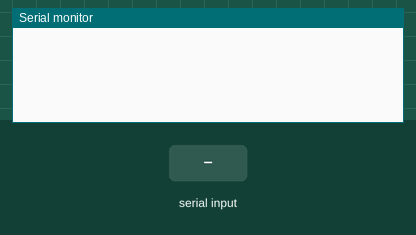
A sketch run on a simulated Arduino Uno, built with avr-gcc and run on an emulated ATmega328P. On the bench: the last lines printed to the serial monitor. The test bench sets the inputs (shaded band).

Above: at 1.2 s.
1.3 s: "1" received over Serial
At 1.8 s:
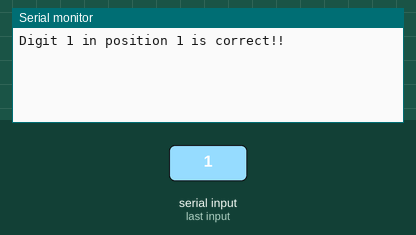
2.8 s: "0" received over Serial
At 4.0 s:
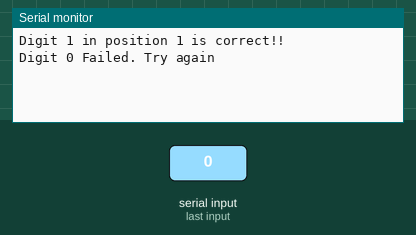
4.3 s: "2" received over Serial
At 5.3 s:
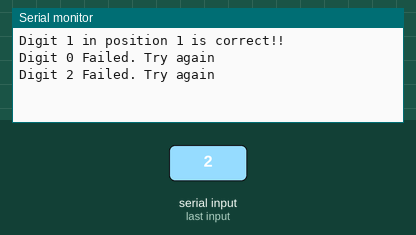

The sketch:

Serial_PassUnlock.ino
```cpp
String pass = "1984";
char str_array[4];
int counter = 0;

void setup() {
  Serial.begin(9600);
}

void loop() {
  if ( Serial.available() ){
    char digit = Serial.read();

    if ( digit  == pass[counter] ){
      counter++;
      Serial.print("Digit ");Serial.print(digit);Serial.print(" in position ");Serial.print( counter );Serial.println( " is correct!!" );
    }else{
      counter = 0;
      Serial.print("Digit ");Serial.print(digit);
      Serial.println(" Failed. Try again");
    }

    if (counter == 4 ){
      Serial.println("Pass Unlocked");
    }
  }
}
```

Measured:
- after the input at 1.3 s, the serial monitor: prints a new line at once (image 1)
- after the input at 2.8 s, the serial monitor: prints a new line at once (image 2)
- after the input at 4.3 s, the serial monitor: prints a new line at once (image 3)
